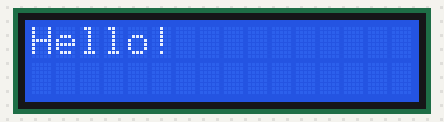
A sketch run on a simulated Arduino Uno, built with avr-gcc and run on an emulated ATmega328P. On the bench: 16×2 character LCD.

Above: at 0.26 s.
At 0.66 s:
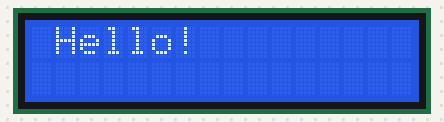
At 1.07 s:
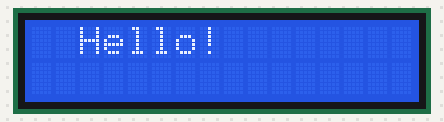
At 2.28 s:
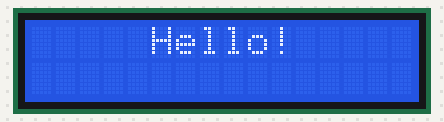
At 3.08 s:
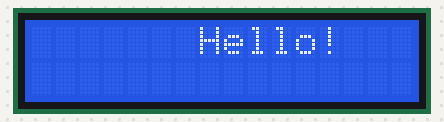
At 4.29 s:
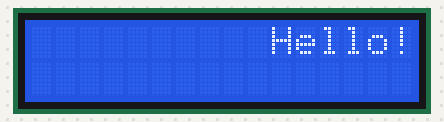

Measured:
- by itself, everything shown: repeats every 4.4 s, in 12 steps
- what the display in image 1 shows lasts 0.4 s, from 0.5 s to 0.9 s

The sketch:

P21-1_LCD_scroll_hello_L2R.ino
```cpp
/*
*P21-1
*設計Arduino 程式，控制LCD 顯示"hello!"，並且由左向右移動。
*/

/*
*LiquidCrystal(rs, rw, enable, d4, d5, d6, d7)
	 1              16
	|________________|
	|      LCD       |
	|________________|
*1 -> Vss(GND)
*2 -> Vdd(5V)
*3 -> Vo(Contrast)
*4 -> RS(Register sel)
*5 -> R/W(LCM)
*6 -> E(LCM enable)
*7~14 -> Data bus(DB0(LSB)~DB7(MSB))
*/
#include <LiquidCrystal.h>

LiquidCrystal lcd(12, 11, 10, 5, 4, 3, 2);

void setup()
{
	lcd.begin(16,2);
	//lcd.setCursor(0,0);
	//lcd.print("Hello!");
}

void loop()
{
	for(int i=0;i<11;i++)
	{
		lcd.setCursor(i,0);
		lcd.print("Hello!");
		delay(400);
		lcd.clear();
	}
}
```
